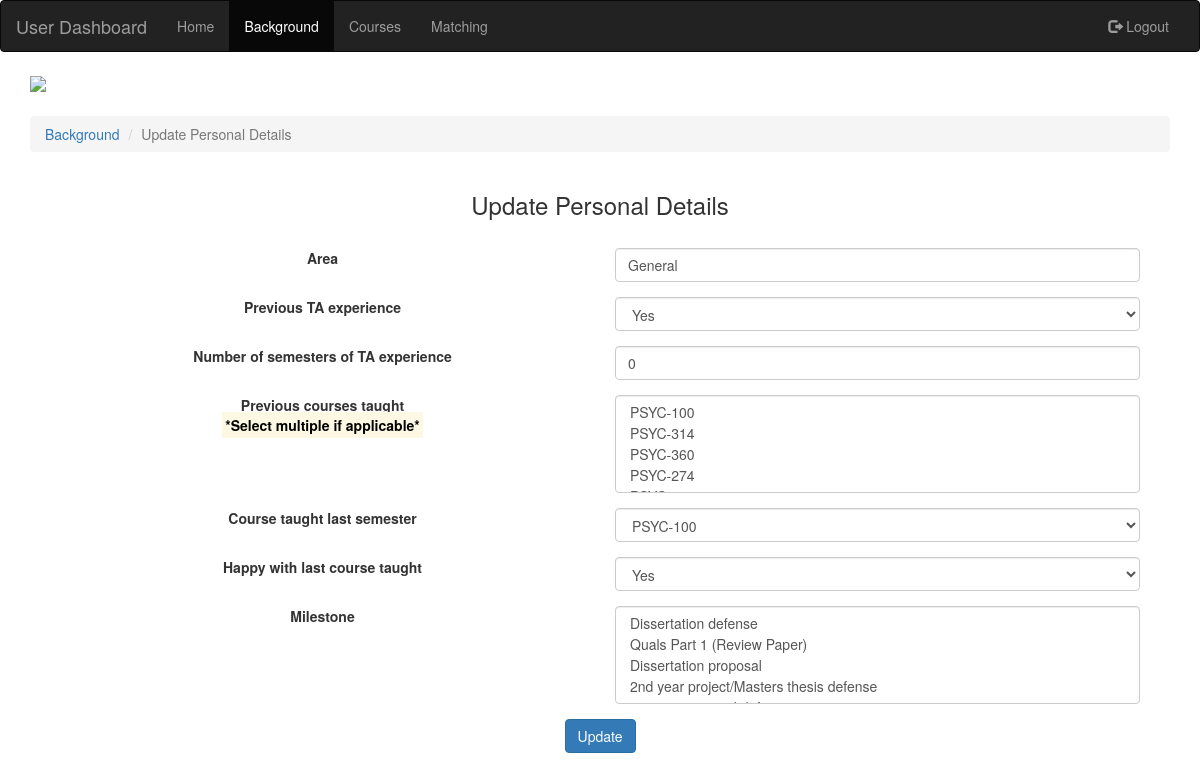
/php/user-update-personal-details.php (signed in), run on an earlier commit of the app's database.
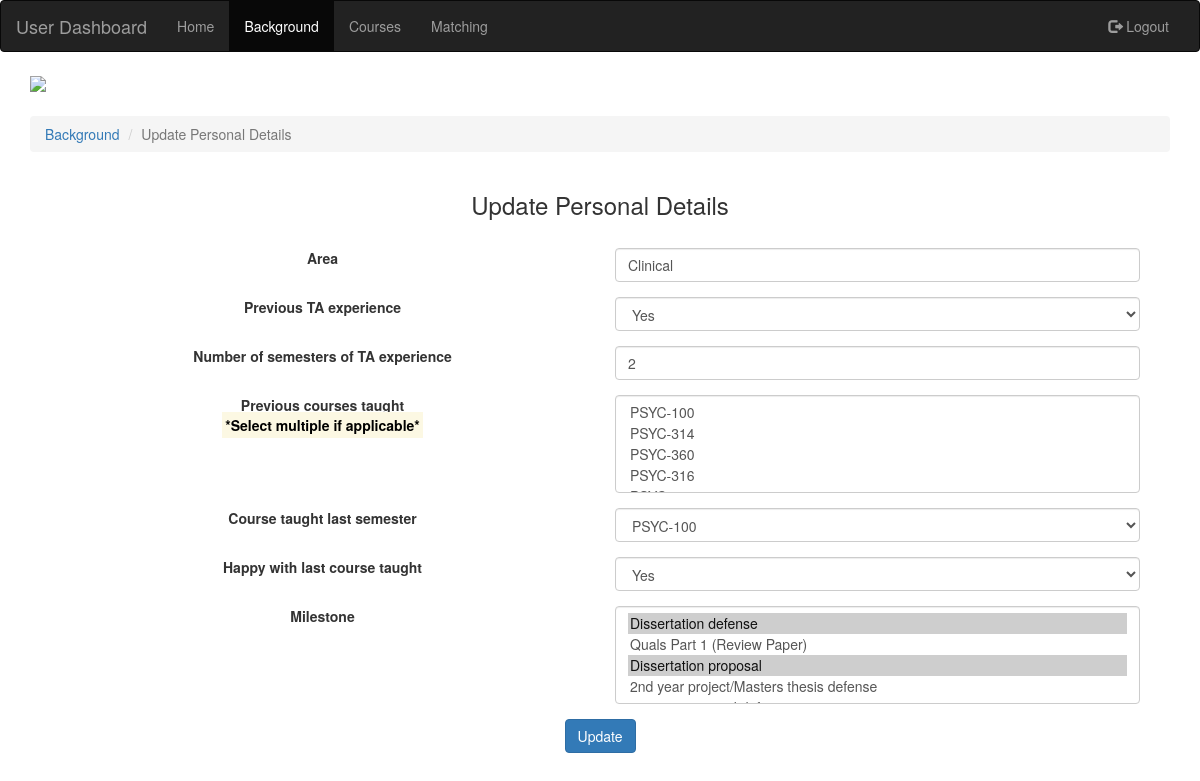
And on a later commit of the database.
### tables this page shows
CREATE TABLE IF NOT EXISTS `TA` (
  `TA_Id` int(11) NOT NULL AUTO_INCREMENT,
  `User_Id` int(11) NOT NULL,
  `Area` varchar(250) NOT NULL,
  `Previous_Courses_Taught` varchar(250) NOT NULL,
  `Course_Taught_Last_Semester` int(11) NOT NULL,
  `Happy_With_Last_Course_Taught` tinyint(1) NOT NULL,
  `Has_TA_Experience` tinyint(1) NOT NULL,
  `Has_TA_Experience_For_Number_Of_Semester` int(11) NOT NULL,
  `Milestones_Id` varchar(250) NOT NULL,
  `IsActive` int(11) NOT NULL,
  PRIMARY KEY (`TA_Id`)
);

### php/user-update-personal-details.php (the view, shortened to what the changed rows need)
<?php
	include('dbConnect.php');
	$username=$_SESSION['Username'];
	$sql1="SELECT * FROM `User` WHERE `Username`='$username'";
	$result1=mysqli_query($conn,$sql1);
	$row1=mysqli_fetch_array($result1);
	$userId=$row1['User_Id'];
	$sql2="SELECT * FROM `TA` WHERE `User_Id`='$userId'";
	$result2=mysqli_query($conn,$sql2);
	$row2=mysqli_fetch_array($result2);
?>
<!DOCTYPE HTML>
<html>
	<head>
		<link href="https://maxcdn.bootstrapcdn.com/bootstrap/3.3.7/css/bootstrap.min.css" rel="stylesheet">
		<link href="../css/admin.css" type="text/css" rel="stylesheet">
	</head>
	<body>
	<div class="container">
		<div class="row">
			<div class="container">
			<div class="col-lg-12 col-md-12 col-xs-12 col-sm-12">
				<center><h3>Update Personal Details</h3><center><br>
				<form method="post" action="user-update-personal-details-action.php">
				  <div class="form-row">
				    <div class="form-group col-lg-6 col-sm-6 col-xs-6 col-md-6"><input required type="text" class="form-control" name="area" id="area" value="<?php echo $row2['Area'];?>" placeholder="Area"></div>
				  </div>
				  <div class="form-row">
				    <div class="form-group col-lg-6 col-sm-6 col-xs-6 col-md-6"><input required type="number" class="form-control" id="numberSem" value="<?php echo $row2['Has_TA_Experience_For_Number_Of_Semester'];?>" placeholder="Number of Semesters" name="numberSem"></div>
				  </div>
				  <div class="form-row">
				    <div class="form-group col-lg-6 col-sm-6 col-xs-6 col-md-6">
				    	<select class="form-control"  required id="prevCourses" name="prevCourses[]" multiple="multiple">
				    	<?php
				    		$sql = "SELECT * FROM `Course`";
				    		$result = mysqli_query($conn,$sql);
				    		while($row = mysqli_fetch_array($result))
						{
							echo "<option value=".$row['Course_Id'].">".$row['Course_Code']."</option>";
 						}
				    	?>
					</select>
				   </div>
				  </div>
				   <div class="form-row">
				    <div class="form-group col-lg-6 col-sm-6 col-xs-6 col-md-6">
				    	<select required class="form-control" id="milestones" name="milestones[]" multiple="multiple">
				    		<?php
				    		$sql3 = "SELECT * FROM `Milestones`";
				    		$result3 = mysqli_query($conn,$sql3);
				    		$milestones_string=$row2['Milestones_Id'];
				    		$milestones=explode(",",$milestones_string);
				    		while($row1 = mysqli_fetch_array($result3))
						{
							if(in_array($row1['Milestone_Id'],$milestones))
							{
								echo "<option selected value=".$row1['Milestone_Id'].">".$row1['Milestone_Name']."</option>";
							}
							else
							{
								echo "<option value=".$row1['Milestone_Id'].">".$row1['Milestone_Name']."</option>";
							}
						}
				    	?>
					</select>
				   </div>
				   <br><br>
				</form>
				<br><br><br>
			</div>
			</div>
		</div>
	</div>
	</body>
</html>

What changed in the data, as far as the page shows it:
changed ta: area "General" → "Clinical"; numberSem "0" → "2"; Milestones_Id empty → "1,3" (drawn)
Also different on the page:
form field value: "PSYC-100 / PSYC-314 / PSYC-360 / PSYC-274" → "PSYC-100 / PSYC-314 / PSYC-360 / PSYC-316"
form field value: "Dissertation defense / Quals Part 1 (Review Paper) / Dissertation proposal / 2nd year project/Masters thesis defense" → "Dissertation defense ☑ / Quals Part 1 (Review Paper) / Dissertation proposal ☑ / 2nd year project/Masters thesis defense"
